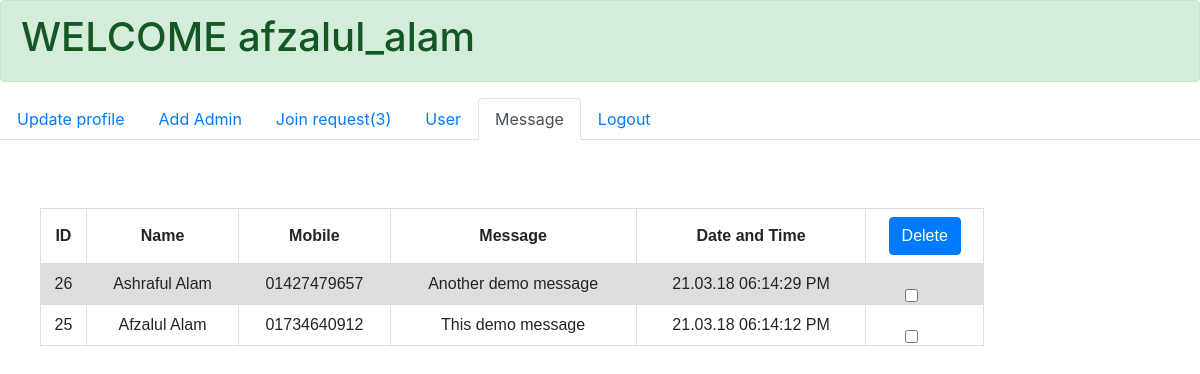
The page /admin_feedback.php (signed in) on the database its author committed.
### tables this page shows
CREATE TABLE `message` (
  `name` varchar(30) NOT NULL,
  `mobile_no` varchar(12) NOT NULL,
  `message` text NOT NULL,
  `id` int(11) NOT NULL,
  `date` varchar(20) NOT NULL
);

### admin_feedback.php (the view, shortened to what this page needs)
<!DOCTYPE html>
<html lang="en">
<?php include "header.php"; ?>
<body>
    <div class="alert alert-success" role="alert" text-align:center>
      <h1>WELCOME <?php echo $_SESSION['username']; ?></h1>
    </div>
        <ul class="nav nav-tabs">
          <li class="nav-item">
            <a class="nav-link" href="admin_update.php">Update profile</a>
          </li>
          <li class="nav-item">
            <a class="nav-link" href="admin_sign_up.php">Add Admin</a>
          </li>
          <li class="nav-item">
            <a class="nav-link" href="join_request.php">Join request(<?php total_request(); ?>)</a>
          </li>
          <li class="nav-item">
            <a class="nav-link" href="user_no.php">User</a>
          </li>
          <li class="nav-item">
            <a class="nav-link active" href="admin_feedback.php">Message</a>
          </li>
          <li class="nav-item">
            <a class="nav-link" href="logout.php">Logout</a>
          </li>
        </ul>
        <br><br>
    <form action="admin_feedback.php" method="post" >
        <div class="form-check">
            <table border="1" width=60%>
              <tr>
                <td align="center"><b>ID<b></td>
                <td align="center"><b>Name<b></td>
                <td align="center"><b>Mobile<b></td>
                <td align="center"><b>Message<b></td>
                <td align="center"><b>Date and Time<b></td>
                <td align="center"><b><input type="submit" name="Delete" class="btn btn-primary" value="Delete"></b></td>
             </tr>
    <?php
        global $connection;
        $query="select * from message order by  date desc ";
        $result=mysqli_query($connection,$query);
        if($result)
        {
            while ($row = mysqli_fetch_row($result))
            {
                echo '
                <tr>
                    <td align="center">'.$row[3].'</td>
                    <td align="center">'.$row[0].'</td>
                    <td align="center">'.$row[1].'</td>
                    <td align="center">'.$row[2].'</td>
                    <td align="center">'.$row[4].'</td>
                    <td align="center"><input class="form-check-input" type="checkbox" name="delete_id[]" value="'.$row[3].'"></td>
                </tr>';
            }
        }
        else
        {
            echo mysqli_error($connection);
        }
    ?>
            </table><br><br>
        </div>
    </form>
</body>
</html>

### header.php (style rules this page uses)
table { font-family: arial, sans-serif; border-collapse: collapse; width: 80%; margin-top:20px ; margin-left:20px }
td, th { border: 1px solid #dddddd; text-align: left; padding: 8px; text-align: center; }
tr:nth-child(even) { background-color: #dddddd; }

### rows shown on the page
message: id "26", name "Ashraful Alam", mobile_no "01427479657", message "Another demo message", date "21.03.18 06:14:29 PM"
message: id "25", name "Afzalul Alam", mobile_no "01734640912", message "This demo message", date "21.03.18 06:14:12 PM"

### other values the page prints
$_SESSION['username'] "afzalul_alam"
$total "3"
